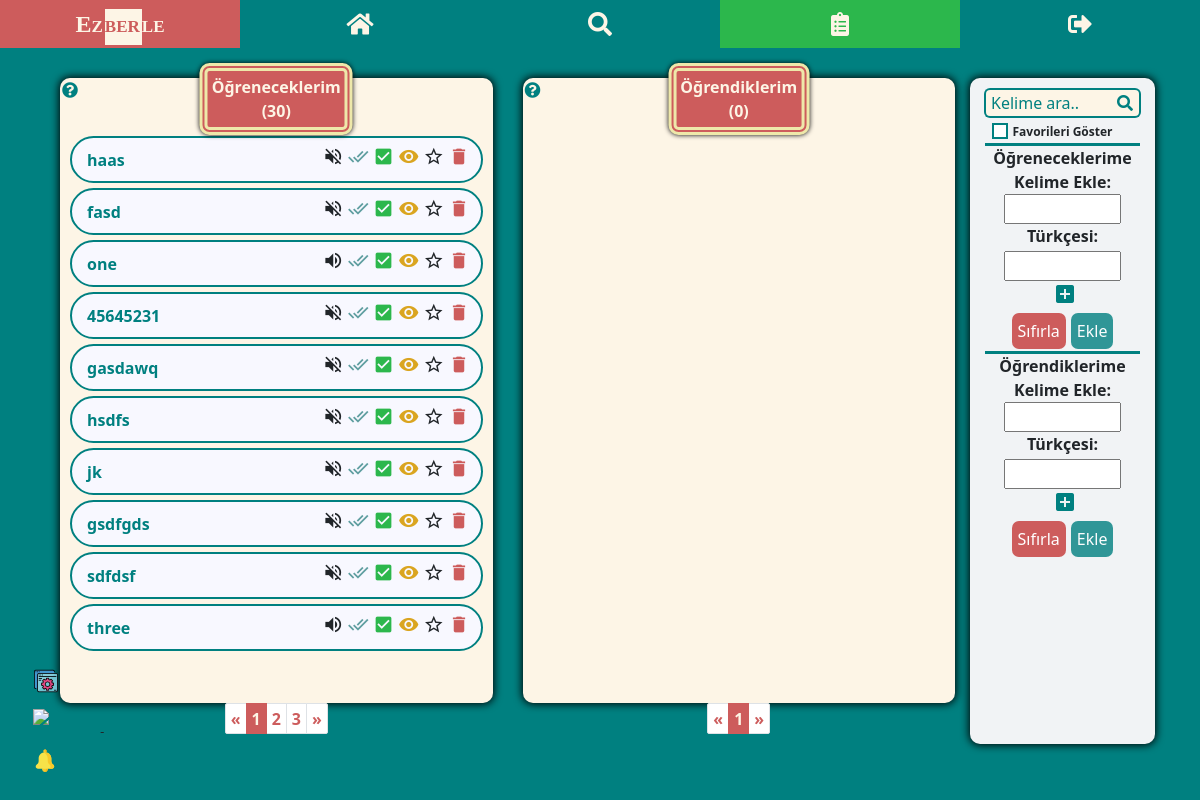
Page /kelime_listesi/ (signed in) on the earlier database version.
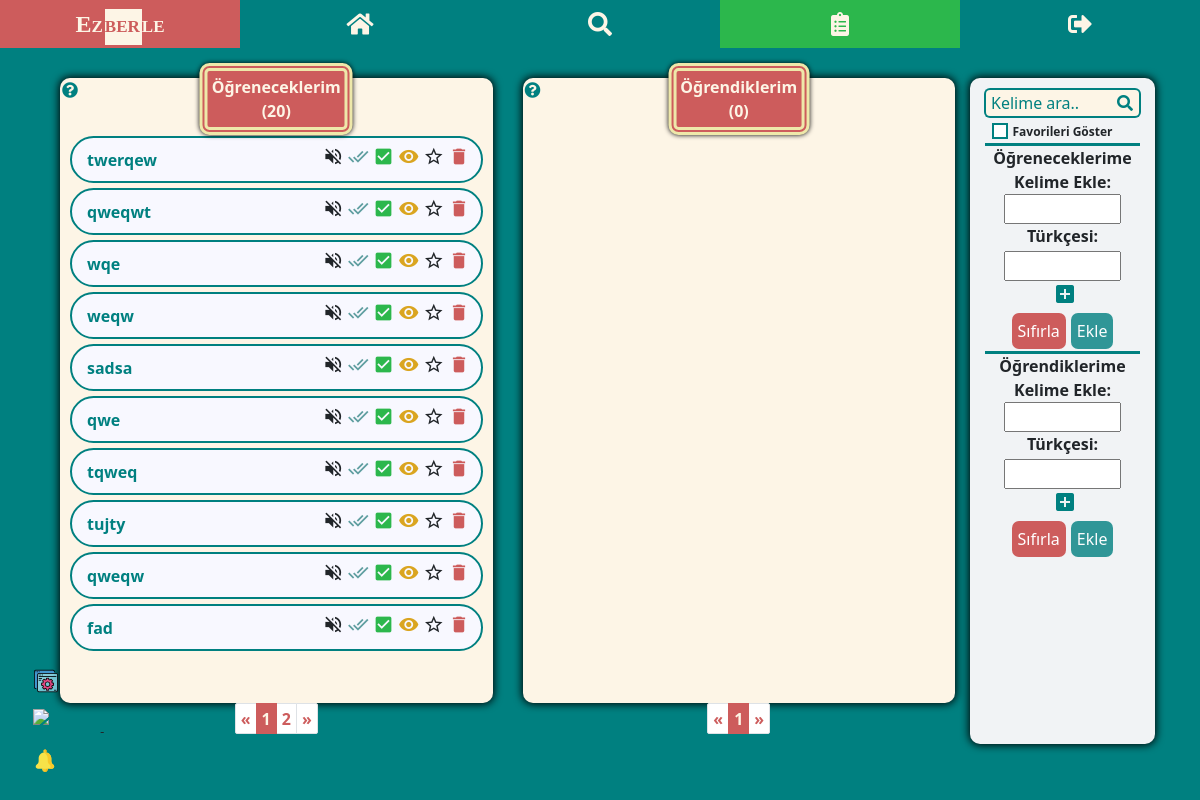
Same page on the later database version.
### my_dict/models.py (models this page shows, shortened)
class WordEn(models.Model):
    user = models.ForeignKey(User, on_delete=models.CASCADE)
    english = models.CharField(max_length=100)
    audio = models.CharField(max_length=300)
    create_time = models.DateTimeField(auto_now_add=True)
    is_learned = models.BooleanField(default=False)
    is_seen = models.BooleanField(default=False)
    is_starred = models.BooleanField(default=False)
    is_in_reminder_list = models.BooleanField(default=False)
    is_new_in_reminder_list = models.BooleanField(default=False)
    memorize_tracker = FieldTracker(fields=['is_learned'])
    class Meta:
        ordering = ['-create_time']
        verbose_name_plural = "İngilizce Kelimeler"

### my_dict/views.py (the view)
# urls.py: path('kelime_listesi/', my_word_list, name='word-list'),
@login_required
def my_word_list(request):
    unl_words = get_word_list(request, 'unlearned_words')
    l_words = get_word_list(request, 'learned_words')
    if request.method == "GET":
        word = request.GET.get("q")
        my_word_list_search(request, word)
    paginator_unl = Paginator(unl_words, 10)
    page_no_unl = request.GET.get('s')
    page_unl = paginator_unl.get_page(page_no_unl)
    paginator_l = Paginator(l_words, 10)
    page_no_l = request.GET.get('p')
    page_l = paginator_l.get_page(page_no_l)
    data = {
        'page_obj_unl': page_unl,
        'page_obj_l': page_l,
        'unlearned_count': len(unl_words),
        'learned_count': len(l_words),
    }
    if WordEn.objects.filter(user=request.user, is_new_in_reminder_list=True):
        data['show_reminder_notif'] = True
    return render(request, 'my_dict/word_list.html', context=data)

### my_dict/templates/my_dict/word_list.html (shortened to what the changed rows need)
{% extends 'base.html' %}
{% load static %}
{% block content %}
<div class="wrapper">
<div class="container-md">
<div class="row mt-4">
    <div class="col-lg-5 tbl-first mt-md-4">
        <div class="word-list position-relative">
            <span class="wl-title">Öğreneceklerim <br> (<span class="count-unl">{{ unlearned_count }}</span>)</span>
            <ul class="unl-word">
                {% if "kelime_listesi/q=" not in request.path or page_obj_unl|length > 0 %}
                    {% for word in page_obj_unl %}
                    <li data-id="{{word.id}}" class="li{{word.id}}">
                        <div class="en-section">
                            <div class="align-self-center word">
                                <a href="{% url 'dictionary-search' word.english %}" target="_blank">{{ word.english }}</a>
                            </div>
                            <div data-id="{{word.id}}" class="btn-grp btn-grp-unl">
                                {% if word.audio %}
                                <i title="Dinle" class="material-icons audio">volume_up</i>
                                {% else %}
                                <i title="Ses mevcut değil" class="material-icons audio">volume_off</i>
                                {% endif %}
                                {% if word.is_seen %}
                                <i title="Görüldü" class="material-icons check-seen word-seen">done_all</i>
                                {% else %}
                                <i title="Görülmedi" class="material-icons check-seen word-unseen">done_all</i>
                                {% endif %}
                                <i title="Ezberledim" class="material-icons check-learn memorize">check_box</i>
                                <i data-toggle="collapse" data-target=".tr{{word.id}}" title="Türkçelerini göster"
                                   class="material-icons eye">remove_red_eye</i>
                                {% if not word.is_starred %}
                                <i title="Favorilere ekle" class="material-icons star">star_border</i>
                                {% else %}
                                <i title="Favorilerden çıkar" class="material-icons star pale-yellow">star</i>
                                {% endif %}
                                <i title="Sil" class="material-icons del">delete</i>
                            </div>
                        </div>
                    </li>
                    {% endfor %}
                {% elif page_obj_unl|length == 0 and '$favorites' not in request.path %}
                    <li>Bu listeye <u>{{word}}</u> için bir kelime kayıt edilmemiş.</li>
                {% endif %}
            </ul>
        </div>
        {% if 'kelime_listesi/q=' not in request.path or unl_pg_count > 9 %}
        <nav aria-label="Page navigation example">
          <ul class="pagination pagination-unl pagination-sm justify-content-center">
          {% for i in page_obj_unl.paginator.page_range %}
              {% if page_obj_unl.number == i %}
                  <li class="page-item active" aria-current="page">
                <span class="page-link">
                  {{ i }}
                </span>
              </li>
              {% elif i > page_obj_unl.number|add:'-5' and i < page_obj_unl.number|add:'5' %}
                   <li class="page-item"><a class="page-link" href="?s={{ i }}">{{ i }}</a></li>
              {% endif %}
          {% endfor %}
        </ul>
      </nav>
        {% endif %}
    </div>
    <div class="col-lg-5 mt-md-4">
        {% if 'kelime_listesi/q=' not in request.path or l_pg_count > 9 %}
        <nav aria-label="Page navigation example">
          <ul class="pagination pagination-l pagination-sm justify-content-center">
          {% for i in page_obj_l.paginator.page_range %}
              {% if page_obj_l.number == i %}
                  <li class="page-item active" aria-current="page">
                <span class="page-link">
                  {{ i }}
                </span>
              </li>
              {% elif i > page_obj_l.number|add:'-5' and i < page_obj_l.number|add:'5' %}
                   <li class="page-item"><a class="page-link" href="?p={{ i }}">{{ i }}</a></li>
              {% endif %}
          {% endfor %}
          </ul>
        </nav>
        {% endif %}
    </div>
</div>
</div>
</div>
{% endblock %}

Differences in the rows shown:
no longer on this page (row edited): WordEn: english "haas", is_seen False (drawn), is_starred False (drawn)
no longer on this page (row edited): WordEn: english "fasd", is_seen False (drawn), is_starred False (drawn)
no longer on this page (row edited): WordEn: english "one", is_seen False (drawn), is_starred False (drawn)
no longer on this page (row edited): WordEn: english "45645231", is_seen False (drawn), is_starred False (drawn)
no longer on this page (row edited): WordEn: english "gasdawq", is_seen False (drawn), is_starred False (drawn)
no longer on this page (row edited): WordEn: english "hsdfs", is_seen False (drawn), is_starred False (drawn)
no longer on this page (row edited): WordEn: english "jk", is_seen False (drawn), is_starred False (drawn)
no longer on this page (row edited): WordEn: english "gsdfgds", is_seen False (drawn), is_starred False (drawn)
removed WordEn: english "sdfdsf", is_seen False (drawn), is_starred False (drawn)
removed WordEn: english "three", is_seen False (drawn), is_starred False (drawn)
added WordEn: english "twerqew", is_seen False (drawn), is_starred False (drawn)
added WordEn: english "qweqwt", is_seen False (drawn), is_starred False (drawn)
added WordEn: english "wqe", is_seen False (drawn), is_starred False (drawn)
added WordEn: english "weqw", is_seen False (drawn), is_starred False (drawn)
added WordEn: english "sadsa", is_seen False (drawn), is_starred False (drawn)
added WordEn: english "qwe", is_seen False (drawn), is_starred False (drawn)
added WordEn: english "tqweq", is_seen False (drawn), is_starred False (drawn)
added WordEn: english "tujty", is_seen False (drawn), is_starred False (drawn)
added WordEn: english "qweqw", is_seen False (drawn), is_starred False (drawn)
added WordEn: english "fad", is_seen False (drawn), is_starred False (drawn)
Other differences:
{{ unlearned_count }}: "30" → "20"
list line gone: "3"
